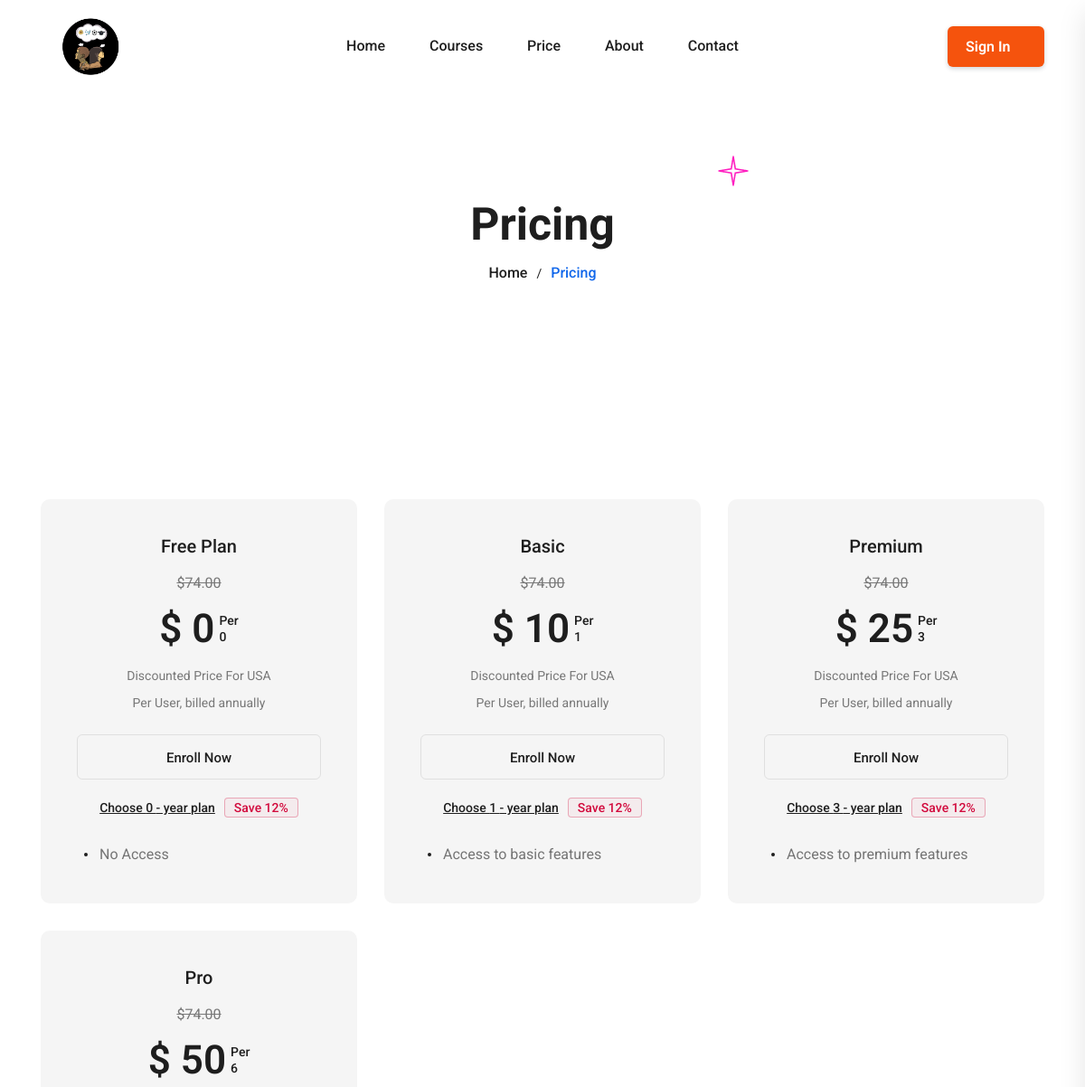
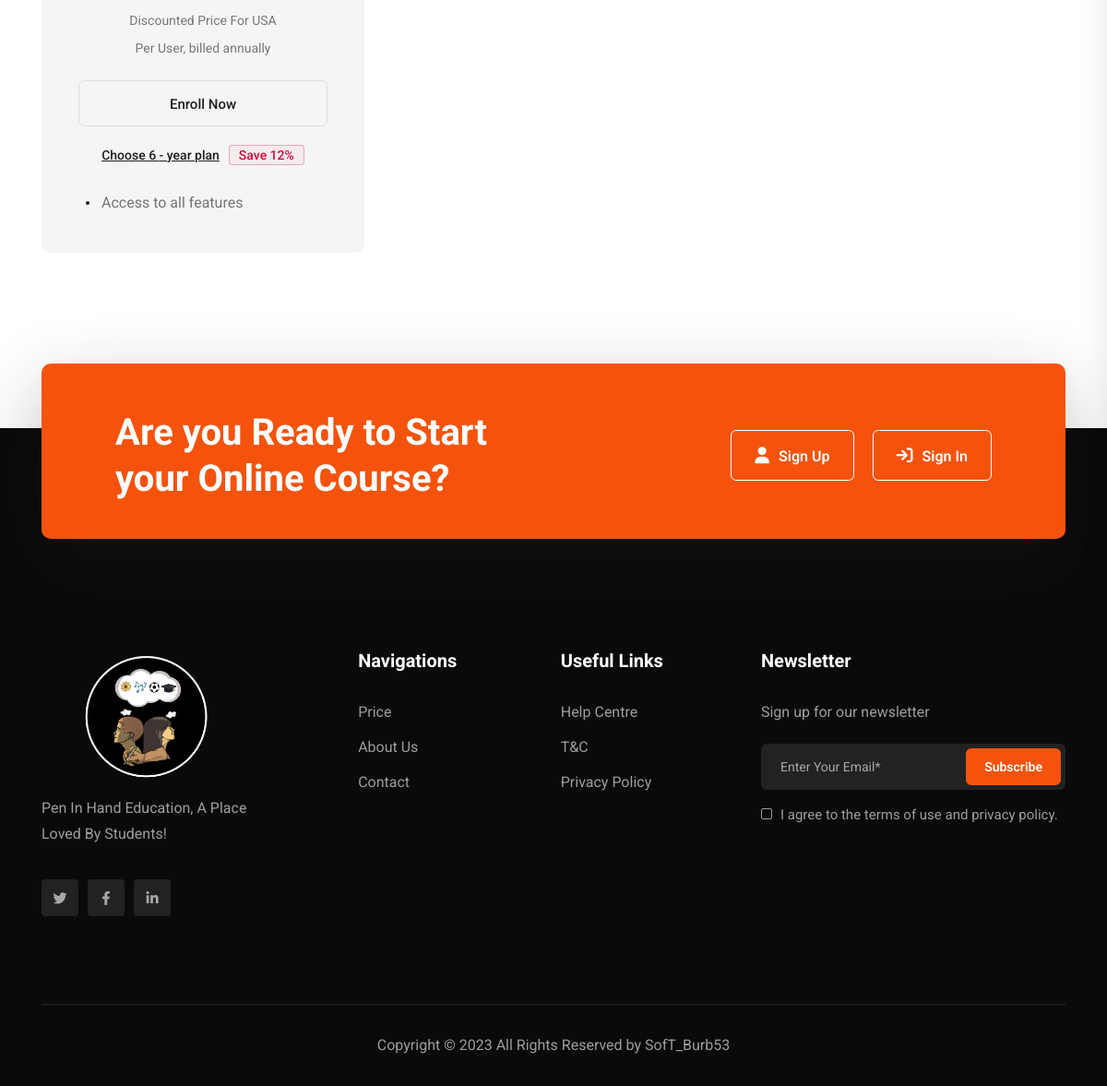
Screenshot of /Pages/price.php with the database file from the repository (2 pictures, top to bottom).
### tables this page shows
CREATE TABLE `subscription_plan` (
  `id` int(11) NOT NULL,
  `subscription_id` int(11) NOT NULL,
  `plan_name` varchar(255) NOT NULL,
  `description` varchar(255) NOT NULL,
  `duration` int(255) NOT NULL,
  `price` int(255) NOT NULL,
  `created_at` datetime NOT NULL DEFAULT current_timestamp() ON UPDATE current_timestamp()
);

### Pages/price.php (the view, shortened to what this page needs)
<!Doctype html>
<html class="no-js" lang="zxx">
<head>
    <link rel="stylesheet" href="../assets/css/bootstrap.min.css">
    <link rel="stylesheet" href="../assets/css/animate.min.css">
    <link rel="stylesheet" href="../assets/css/magnific-popup.css">
    <link rel="stylesheet" href="../assets/css/fontawesome-all.min.css">
    <link rel="stylesheet" href="../assets/css/odometer.min.css">
    <link rel="stylesheet" href="../assets/css/nice-select.css">
    <link rel="stylesheet" href="../assets/css/meanmenu.css">
    <link rel="stylesheet" href="../assets/css/swiper-bundle.min.css">
    <link rel="stylesheet" href="../assets/css/main.css">
</head>
<body>
    <?php include('../includes/navbar.php'); ?>
    <main>
        <section class="breadcrumb-area bg-default" data-background="../assets/img/breadcrumb/breadcrumb-bg.jpg">
            <img src="../assets/img/breadcrumb/shape-1.png" alt class="breadcrumb-shape">
            <div class="container">
                <div class="row">
                    <div class="col-12">
                        <div class="breadcrumb-content">
                            <h2 class="breadcrumb-title">Pricing</h2>
                            <div class="breadcrumb-list">
                                <a href>Home</a>
                                <span>Pricing</span>
                            </div>
                        </div>
                    </div>
                </div>
            </div>
        </section>
        <section class="innerPage_price-area pt-120 pb-90">
            <div class="container">
                <div class="row">
                    <?php
                    $sql = "SELECT * FROM subscription_plan";
                    $result = $dbh->query($sql);
                    if ($result->rowCount() > 0) {
                        while ($row = $result->fetch(PDO::FETCH_ASSOC)) {
                            ?>
                            <div class="col-xl-4 col-lg-6 col-md-6">
                                <div class="h2_price-item mb-30">
                                    <div class="h2_price-item-title">
                                        <h5>
                                            <?php echo $row["plan_name"]; ?>
                                        </h5>
                                    </div>
                                    <div class="h2_price-amount">
                                        <del>$74.00</del>
                                        <div class="h2_price-amount-info">
                                            <h2>$
                                                <?php echo $row["price"]; ?>
                                            </h2>
                                            <p>
                                                <span>Per</span>
                                                <span>
                                                    <?php echo $row["duration"]; ?>
                                                </span>
                                            </p>
                                        </div>
                                    </div>
                                    <div class="h2_price-middle-info">
                                        <p class="h2_price-middle-info-1">Discounted Price For USA</p>
                                        <p class="h2_price-middle-info-2">Per User, billed annually</p>
                                    </div>
                                    <div class="h2_price-button">
                                        <a href="../student/Dashboard/Pages/subscription_form.php?subscription_id=<?php echo $row["subscription_id"]; ?>">Enroll Now</a>
                                    </div>
                                    <div class="h2_price-content">
                                        <div class="h2_price-content-top">
                                            <a href="#">Choose
                                                <?php echo $row["duration"]; ?> - year plan
                                            </a><span>Save 12%</span>
                                        </div>
                                        <div class="h2_price-content-list">
                                            <ul>
                                                <li>
                                                    <?php echo $row["description"]; ?>
                                                </li>
                                            </ul>
                                        </div>
                                    </div>
                                </div>
                            </div>
                            <?php
                        }
                    } else {
                        echo "0 results";
                    }
                    ?>
                </div>
            </div>
        </section>
        <div class="cta-area h3_cta-area">
            <div class="container">
                <div class="cta-wrapper">
                    <div class="row align-items-center">
                        <div class="col-xl-6 col-lg-6">
                            <div class="cta-content mb-30 mb-lg-0">
                                <h2 class="cta-title">Are you Ready to Start your
                                    Online Course?</h2>
                            </div>
                        </div>
                        <div class="col-xl-6 col-lg-6">
                            <div class="cta-button">
                                <a href="sign-up.php" class="cta-btn"><i class="fa fa-user"></i>Sign Up</a>
                                <a href="sign-in.php" class="cta-btn"><i class="fa fa-sign-in"></i>Sign In</a>
                            </div>
                        </div>
                    </div>
                </div>
            </div>
        </div>
    </main>
    <?php include('../includes/footer.php'); ?>
</body>
</html>

### rows the page displays
subscription_plan: plan_name "Free Plan", price "0", duration "0", description "No Access"
subscription_plan: plan_name "Basic", price "10", duration "1", description "Access to basic features"
subscription_plan: plan_name "Premium", price "25", duration "3", description "Access to premium features"
subscription_plan: plan_name "Pro", price "50", duration "6", description "Access to all features"
